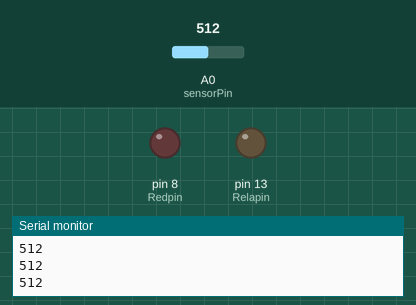
This sketch was run on a simulated Arduino Uno, built with avr-gcc and run on an emulated ATmega328P. Parts: output pins drawn as LEDs (lit = HIGH), the last lines printed to the serial monitor. The test bench sets the inputs (shaded band); at power-on: A0 (sensorPin) = 512.

Above: at 1.2 s.
1.3 s: A0 (sensorPin) set to 590
2.9 s: A0 (sensorPin) set to 612
At 4.4 s:
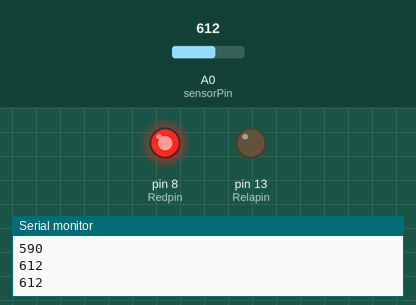
4.8 s: A0 (sensorPin) set to 122
At 6.2 s:
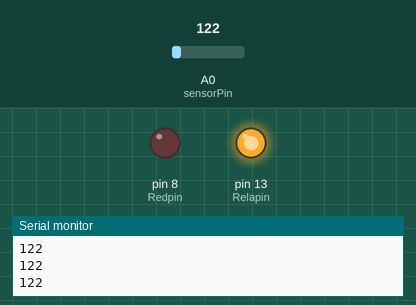
6.5 s: A0 (sensorPin) set to 716
At 7.1 s:
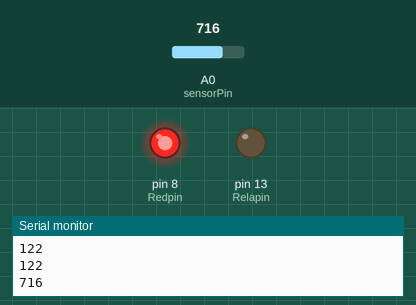
8.1 s: A0 (sensorPin) set to 511
At 9.0 s:
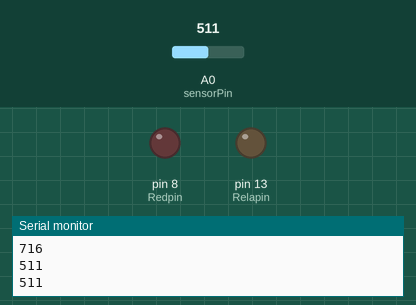
Timing chart, 0 to 10.8 s (numbered marks = the images above; inputs shaded):
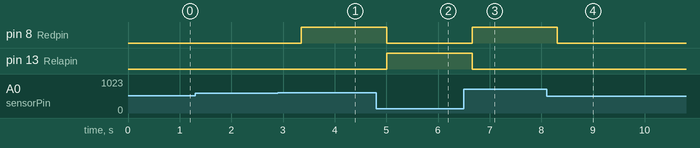

Measured:
- the behaviour switches between 600 and 601 on A0 (sensorPin) (found by bisection; images 0 and 1)
- after the input at 2.9 s, pin 8 (Redpin): LOW → HIGH after 0.46 s
- after the input at 4.8 s, pin 8 (Redpin): HIGH → LOW after 0.21 s; pin 13 (Relapin): LOW → HIGH after 0.21 s
- after the input at 6.5 s, pin 8 (Redpin): LOW → HIGH after 0.16 s; pin 13 (Relapin): HIGH → LOW after 0.16 s
- after the input at 8.1 s, pin 8 (Redpin): HIGH → LOW after 0.21 s

The sketch:

plantProgect.ino
```cpp
const int sensorPin = A0;
const int Relapin = 13;
int Redpin = 8;

const int Turn_On_pump = 600;
const int Turn_off_pump = 200;

void setup() {
  pinMode(Relapin, OUTPUT);
  pinMode(Redpin, OUTPUT);
  Serial.begin(9600);
}

void loop() {

  int sum = 0;
  for(int i = 0; i < 5; i++){
    sum += analogRead(sensorPin);
    delay(10);
  }

  int moisture = sum / 5;
  Serial.println(moisture);

  // 🔴 LED
  if(moisture > Turn_On_pump){
    digitalWrite(Redpin, HIGH);
  } else {
    digitalWrite(Redpin, LOW);
  }

  // 🔵 المضخة
  if(moisture > Turn_On_pump){
    digitalWrite(Relapin, LOW);   // تشغيل
  } else if(moisture < Turn_off_pump){
    digitalWrite(Relapin, HIGH);  // إطفاء
  }

  delay(500);
} 
```
